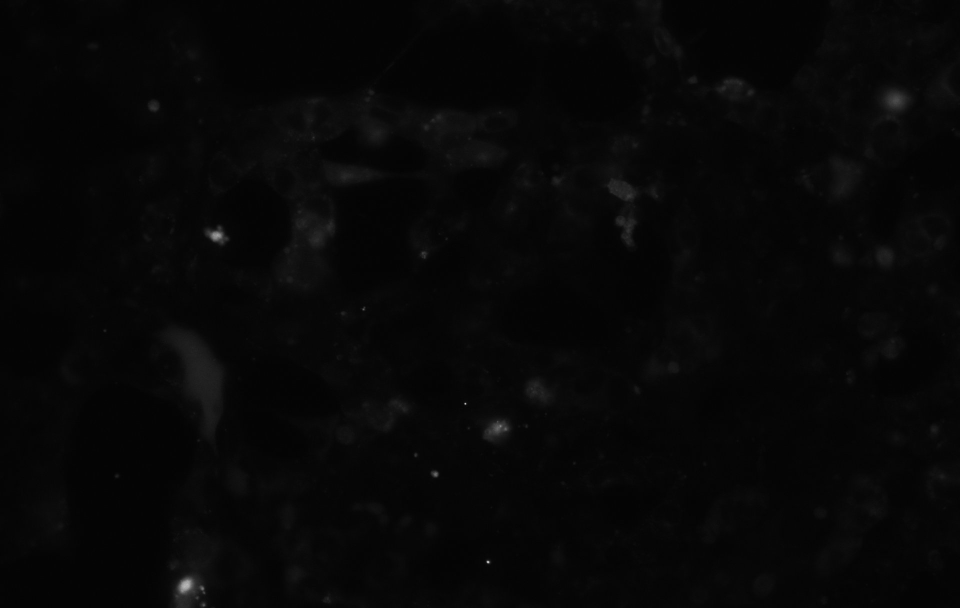
%> input picture Examples/2019-06-25/Immagini/CTRL_01.jpg, 1920 x 1216 px (shown at 1/2 size); its folder holds only this picture in this run
$ octave ROI_intensity_Laura.m   (GNU Octave 9; MATLAB toolbox functions it lacks are replaced by stand-ins)
%> lines starting %> are read from the running program, lines starting %| are printed output that depends on the picture
%% Script to load images from Ca2+ imaging and compute the intensity on
% given regions of interest

%%Set parameters
%% Set parameters
baseDir='Immagini\'; % Path to the images
nameFormat='*jpg'; % Format of the images


%% Load all images in the folder for given time (max 999)
z=[];
fileList = dir([baseDir nameFormat]);
fileName=[];
fileIdx=[];
for i=1:length(fileList)
    fileName{i}=fileList(i).name;
    fileIdx=[fileIdx;fileList(i).name(end-5:end-4)];
    z=cat(3,z,sum(imread([baseDir fileName{i}]),3));
%> z: size 1216x1920 double; min 1, max 245, mean 7.1; mean of the top-left, top-right, bottom-left and bottom-right quarters 6.9, 7.5, 7.3, 6.8
end

% Get the order right
fileIdxN=abs(str2num(fileIdx));
[a,I]=sort(fileIdxN);
x=z(:,:,I);

%% Check the average image
meanI=mean(x,3);
figure;imagesc(meanI);
%> after `imagesc(meanI)`:
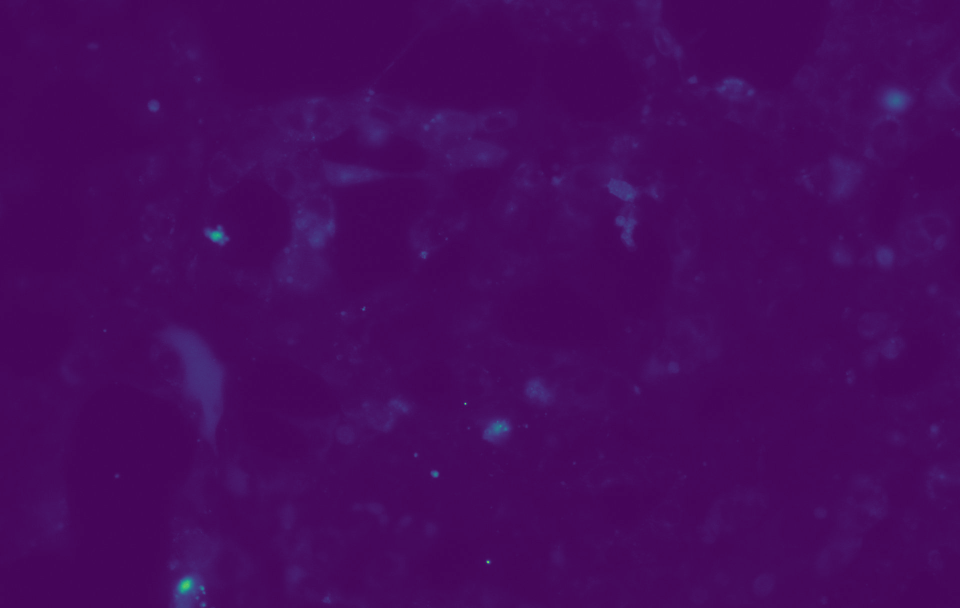
%> displayed picture: size 1216x1920x3, on the screen's scale of 0 to 255 (shown at 1/2 size); mean R, G, B 70, 9.8, 93.1

%% Give regions of interest
% Give coordinates in format x1, x2; y1;y2
r1=[500 1000;
     150 650]

% Display region of interest, check it looks OK
s=x([r1(2,1):r1(2,2)],[r1(1,1):r1(1,2)],:);
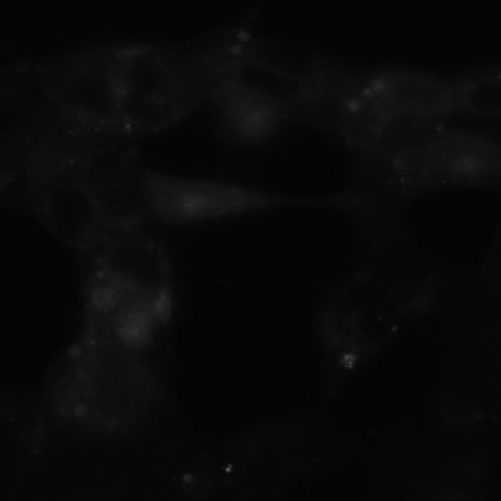
%> s: size 501x501 double; min 2, max 100, mean 8.7
figure;imagesc(mean(s,3));
%> after `imagesc(mean(s,3))`:
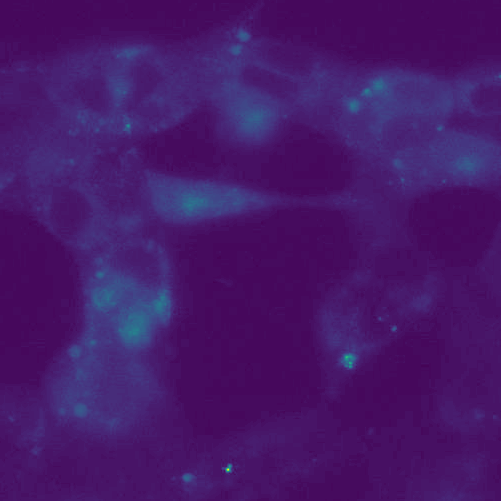
%> displayed picture: size 501x501x3, on the screen's scale of 0 to 255; mean R, G, B 70.5, 24.8, 105.9

%% Calculate intensity on region
intV=squeeze(mean(mean(x([r1(1,1):r1(1,2)],[r1(2,1):r1(2,2)],:),1),2));
%> intV = 7.52


%% Make a plot of intensity over time

%Time vector: 128ms/frame
t=[0:length(intV)-1].*0.0128
%> t = 0

figure;hold on;
plot(t,intV,'--k','linewidth',2) % Make a line between the points
plot(t,intV,'ob','markerfacecolor','b','markersize',20,'markeredgecolor',[0.5 0.2 1]) % Make a point for every data point

xlim([-0.0128 length(intV)*0.0128])
set(gca,'FontSize',32);

xlabel('Time(s)')
ylabel('Fluorescence intensity')

%legend({'Pad1','Pad2','Pad3','Pad4','Pad5','Pad6','Pad7','Pad8'})
%legend('Inkjet printed MEA');
box off;
set(gca,'tickdir','out');
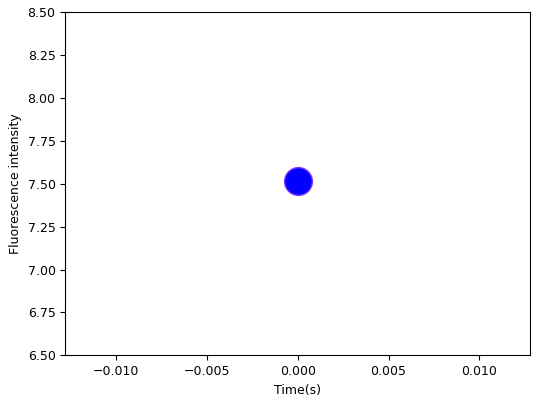
%> figure redrawn from the program's plot data
